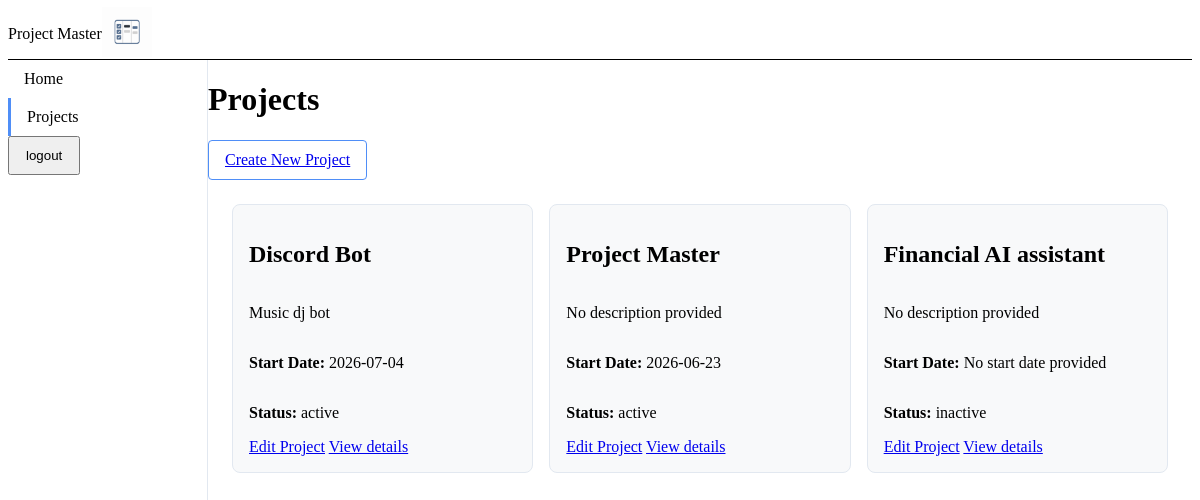
Page /projects (signed in) on the earlier database version.
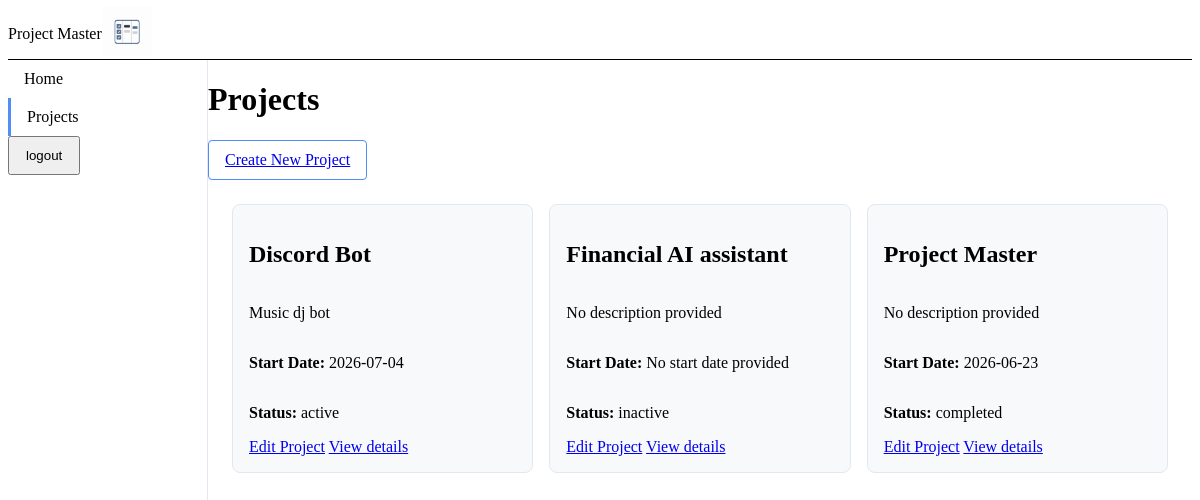
Same page on the later database version.
### models.py (models this page shows)
class Project(db.Model):
    projectId: Mapped[int] = mapped_column(primary_key=True)
    userId: Mapped[int] = mapped_column(ForeignKey('user.userId'), nullable=False)
    projectName:Mapped[str] = mapped_column(nullable=False)
    description:Mapped[str] = mapped_column(nullable=True)
    startDate: Mapped[Optional[date]] = mapped_column(Date,nullable=True)
    status: Mapped[str] = mapped_column(nullable=False)
    createdAt:Mapped[datetime] = mapped_column(default=lambda: datetime.now(timezone.utc) ,nullable=False)

### app.py (the view)
@app.route('/projects', methods=['GET','POST'])
@login_required
def project_page():
    stmt = (
        select(Project)
        .where(Project.userId == current_user.userId)
        .order_by(
            case(
                (Project.status == 'active', 0),
                else_=1
            ),Project.projectName
        )
    )
    projects = db.session.execute(stmt).scalars().all()
    return render_template('projects.html', projects=projects)

### app.py (called while the page is built)
@login_manager.user_loader
def load_user(user_id):
    return User.query.get(int(user_id))

### templates/projects.html
{% extends "base.html" %}
{% block styles %} <link rel="stylesheet" href="{{ url_for('static', filename='css/projects.css')}}"> {% endblock %}
{% block content %}
    <h1>Projects</h1>
    <div class="btn btn-secondary">
        <a href="{{ url_for('new_project')}}" class="custom-button">Create New Project</a>
    </div>
    <section class="project-container" aria-label="Project cards">
        {% for project in projects %}
            <article class = "project-card">
                <h2>{{ project.projectName }}</h2>
                {% if project.description %}
                  <p>{{ project.description }}</p>
                {% else %}
                  <p>No description provided</p>
                {% endif %}
                {% if project.startDate %}
                  <p><strong>Start Date:</strong> {{ project.startDate }}</p>
                {% else %}
                  <p><strong>Start Date:</strong> No start date provided</p>
                {% endif %}
                <p><strong>Status:</strong> {{ project.status }}</p>
              <div class = "project-actions">
                <a href="{{ url_for('edit_project', projectId=project.projectId) }}" class="custom-button">Edit Project</a>
                <a href="{{ url_for('project_detail', projectId=project.projectId)}}" class="custom-button">View details</a>
              </div>
            </article>
        {% else %}
            <p>No projects available</p>
        {% endfor %}
        </section>
{% endblock %}

Differences in the rows shown:
shown differently, row unchanged: Project "Financial AI assistant": moves up the list
changed Project "Project Master": status "active" → "completed"
